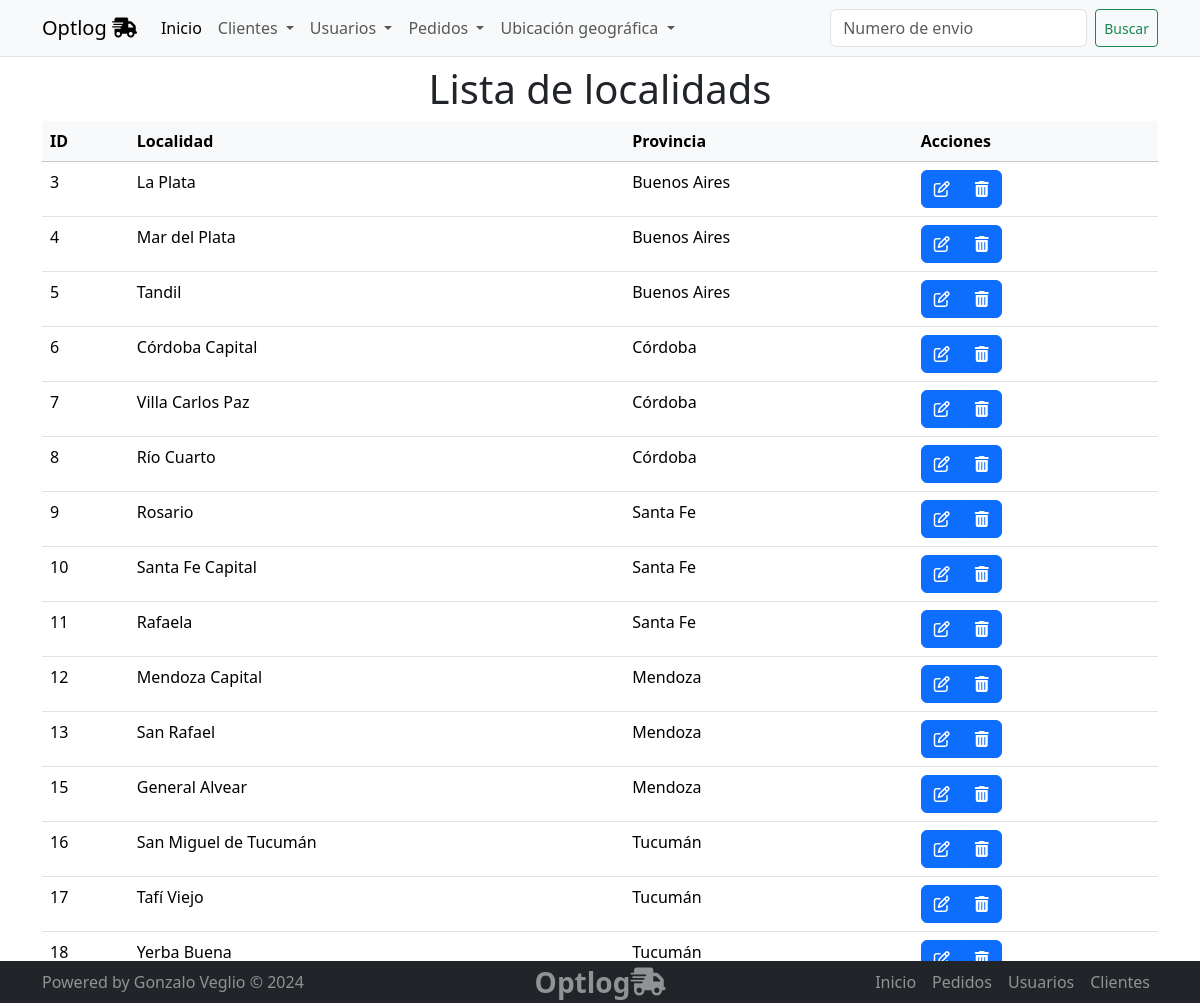
The page /geolocalizacion/localidades/list on the database its author committed.
### geolocalizacion/models.py (models this page shows, shortened)
class Localidad(models.Model):
    nombre = models.CharField(max_length=100)
    provincia = models.ForeignKey(Provincia, on_delete=models.CASCADE,  )

class Provincia(models.Model):
    nombre = models.CharField(max_length=100)
    def __str__(self):
        return self.nombre

### geolocalizacion/views.py (the view)
# urls.py: path('localidades/list', views.localidad_list, name='localidad_list'),
def localidad_list(request):
    localidades = Localidad.objects.all()
    context = {"object_list": localidades}
    return render(request, "geolocalizacion/localidad_list.html", context)

### geolocalizacion/templates/geolocalizacion/localidad_list.html (shortened to what this page needs)
{% extends 'core/base.html' %}
{% block main %}
<section class="container">
  <h1 class="text-center">
    Lista de localidads
  </h1>
<table class="table table-hover">
  <thead class="table-light">
    <tr>
      <th>ID</th>
      <th>Localidad</th>
      <th>Provincia</th>
      <th>Acciones</th>
    </tr>
  </thead>
  <tbody>
    {% for object in object_list %}
    <tr>
      <td>{{object.id}}</td>
      <td>{{object.nombre | capfirst}}</td>
      <td>{{object.provincia | capfirst}}</td>
      <td>
        <div class="btn-group" role="group" aria-label="Basic example">
          <a href="{% url 'geolocalizacion:localidad_update' object.id %}" type="button" class="btn btn-primary"><i class="fa fa-edit"></i> </a>
          <a href="{% url 'geolocalizacion:localidad_delete' object.id %}" type="button" class="btn btn-primary"><i class="fa fa-trash"></i></a>
        </div>
      </td>
    </tr>
    {%empty%}
    <p>No hay registros</p>
    {% endfor %}
  </tbody>
</table>
</section>
{% endblock main %}

### rows shown on the page
Localidad: id "3", nombre "La Plata", provincia "Buenos Aires"
Localidad: id "4", nombre "Mar del Plata", provincia "Buenos Aires"
Localidad: id "5", nombre "Tandil", provincia "Buenos Aires"
Localidad: id "6", nombre "Córdoba Capital", provincia "Córdoba"
Localidad: id "7", nombre "Villa Carlos Paz", provincia "Córdoba"
Localidad: id "8", nombre "Río Cuarto", provincia "Córdoba"
Localidad: id "9", nombre "Rosario", provincia "Santa Fe"
Localidad: id "10", nombre "Santa Fe Capital", provincia "Santa Fe"
Localidad: id "11", nombre "Rafaela", provincia "Santa Fe"
Localidad: id "12", nombre "Mendoza Capital", provincia "Mendoza"
Localidad: id "13", nombre "San Rafael", provincia "Mendoza"
Localidad: id "15", nombre "General Alvear", provincia "Mendoza"
Localidad: id "16", nombre "San Miguel de Tucumán", provincia "Tucumán"
Localidad: id "17", nombre "Tafí Viejo", provincia "Tucumán"
Localidad: id "18", nombre "Yerba Buena", provincia "Tucumán"
